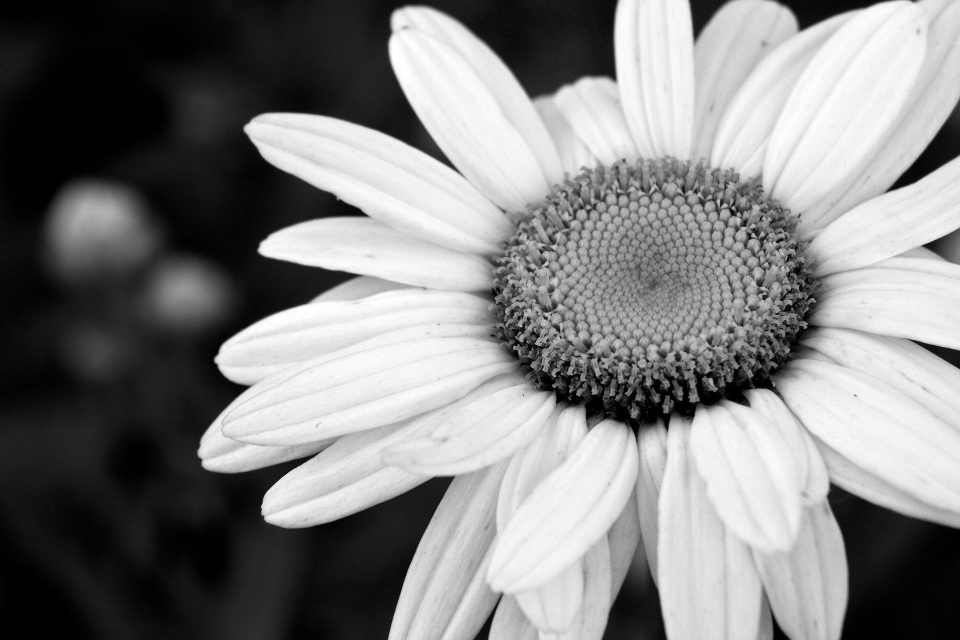
#> input picture romashka.jpg, 1920 x 1280 px (shown at 1/2 size)
$ python bla.py
#> lines starting #> are read from the running program, lines starting #| are printed output that depends on the picture
import numpy as np
import cv2
import matplotlib.pyplot as plt


image = cv2.imread('romashka.jpg', cv2.IMREAD_GRAYSCALE)
#> image is the input picture: shape (1280, 1920); min 0, max 255, mean 129.8
image_1 = cv2.resize(image, (int(image.shape[1] / 1.6), int(image.shape[0] / 1.6)))
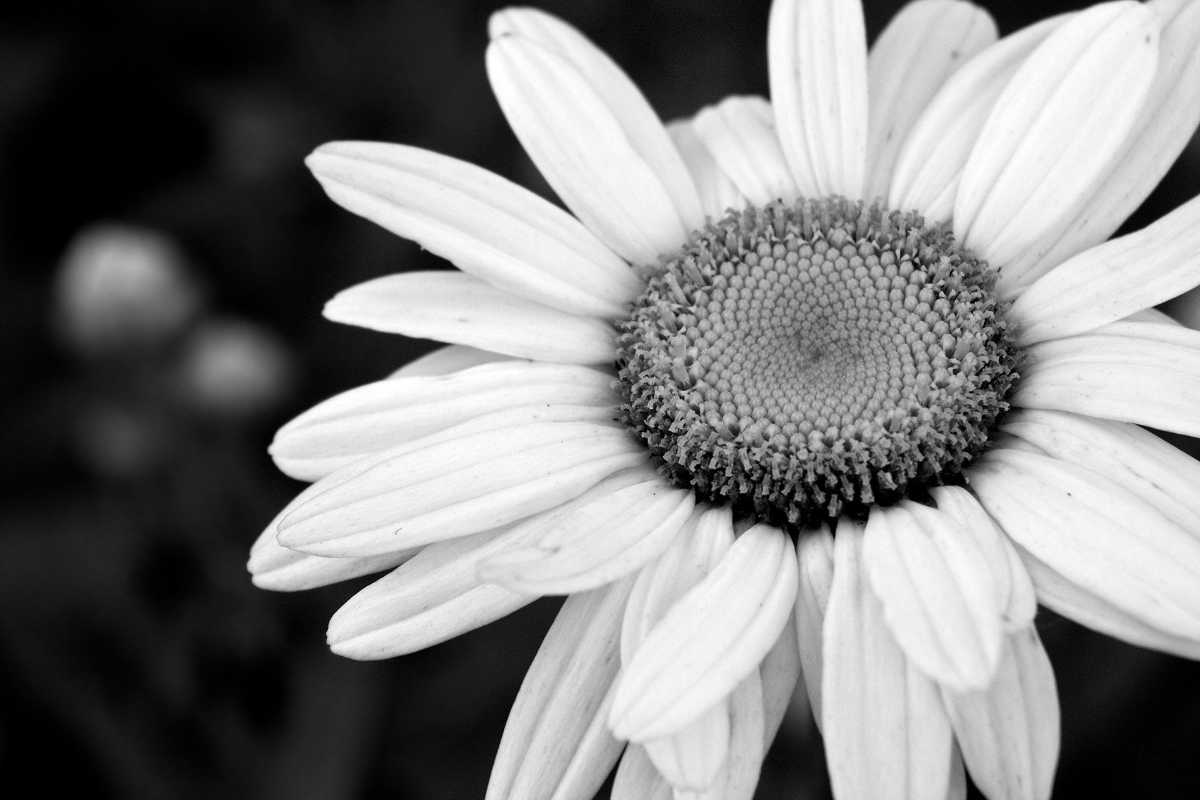
#> image_1: shape (800, 1200); min 0, max 255, mean 129.7
image_3 = cv2.imread('romashka-3x3.jpg', cv2.IMREAD_GRAYSCALE)
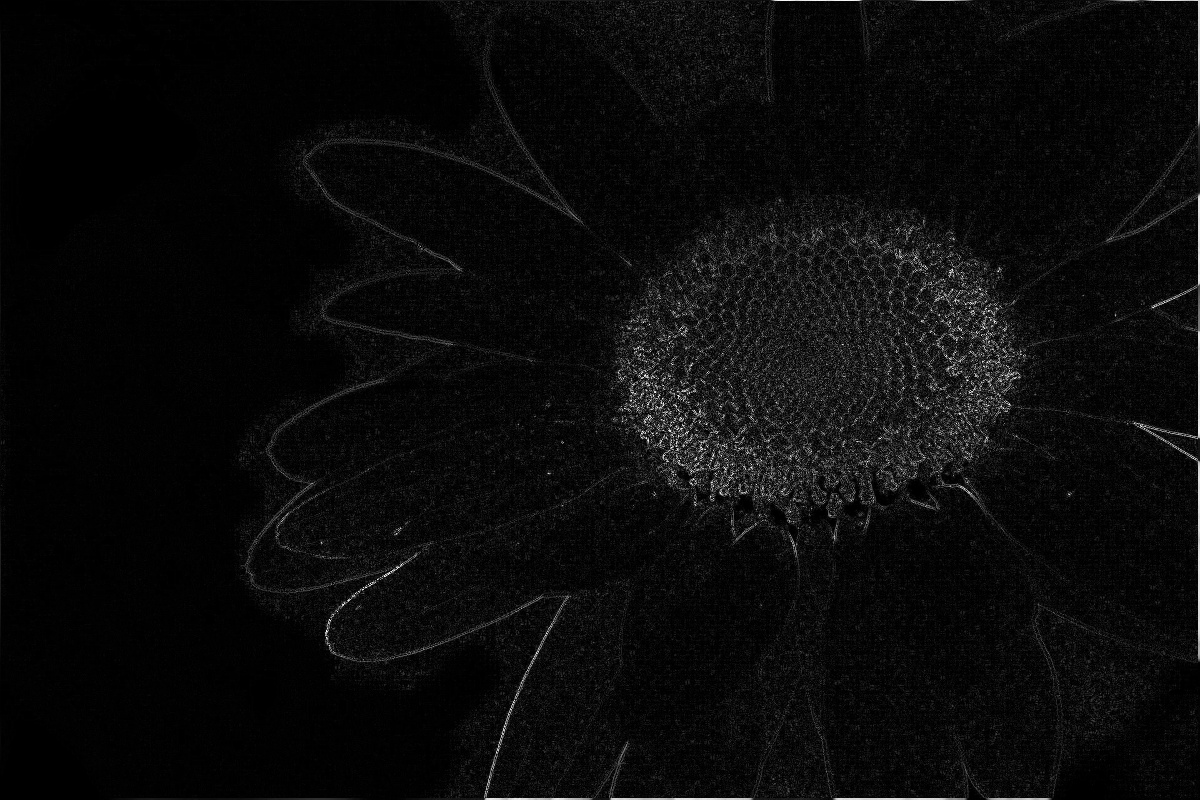
#> input picture romashka-3x3.jpg, 1200 x 800 px
#> image_3 is the input picture: shape (800, 1200); min 0, max 255, mean 10.7
image_7 = cv2.imread('romashka-7x7.jpg', cv2.IMREAD_GRAYSCALE)
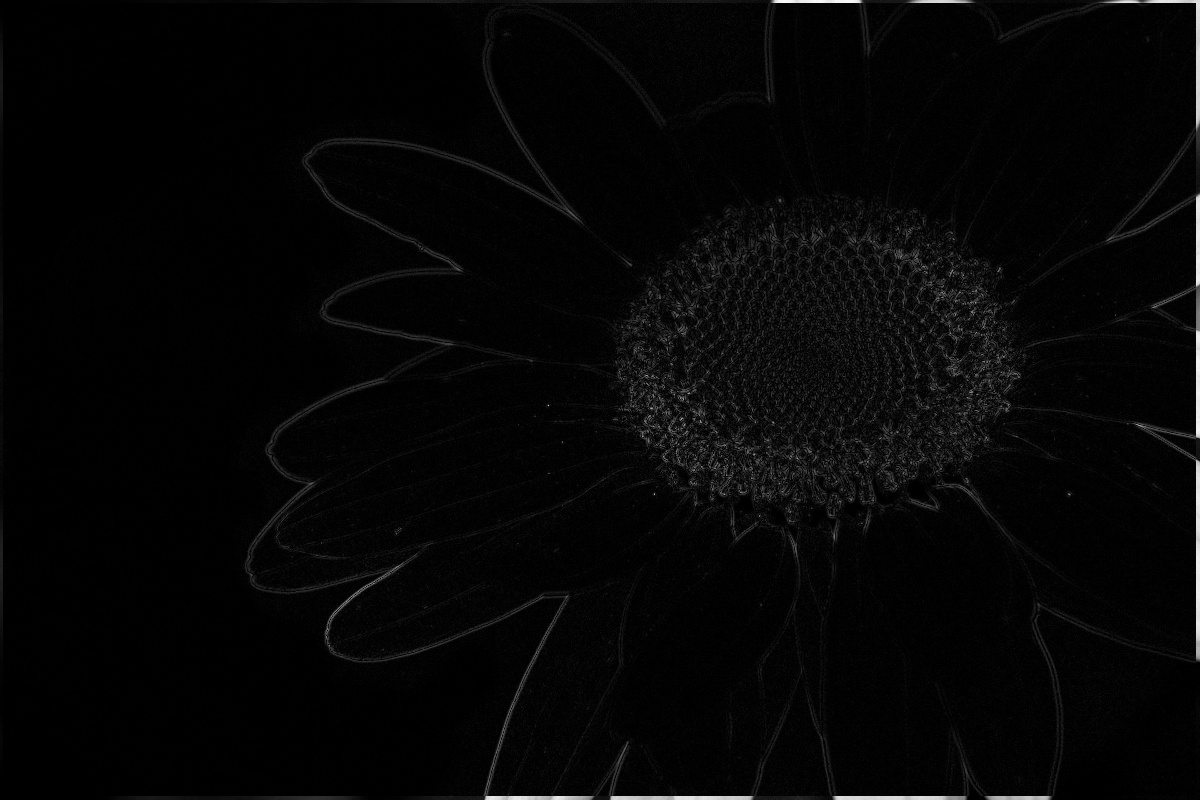
#> input picture romashka-7x7.jpg, 1200 x 800 px
#> image_7 is the input picture: shape (800, 1200); min 0, max 251, mean 5.6
image_11 = cv2.imread('romashka-11x11.jpg', cv2.IMREAD_GRAYSCALE)
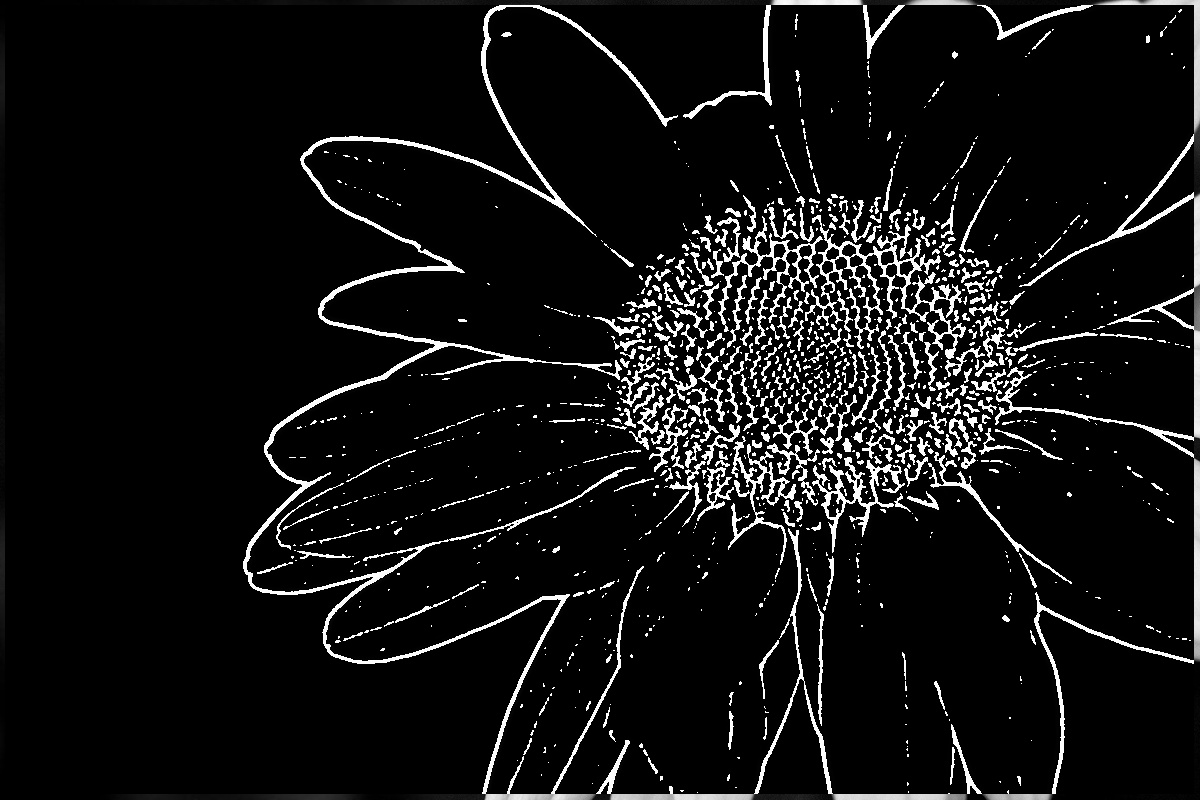
#> input picture romashka-11x11.jpg, 1200 x 800 px
#> image_11 is the input picture: shape (800, 1200); min 0, max 255, mean 18.8

image_weight = int(image_1.shape[0] / 2)
#> image_weight = 400
resized_image_weight = int(image_3.shape[0] / 2)
#> resized_image_weight = 400


hist_image = []
hist_image_3 = []
hist_image_7 = []
hist_image_11 = []


for i in range(0, image_1.shape[1]):
    hist_image.append(image_1[image_weight][i])
#> after the loop, hist_image = 1200 values, max 255 at index 338, min 4 at index 3, mean 142.1

for i in range(0, image_3.shape[1]):
    hist_image_3.append(image_3[resized_image_weight][i])
    hist_image_7.append(image_7[resized_image_weight][i])
    hist_image_11.append(image_11[resized_image_weight][i])
#> after the loop, hist_image_11 = 1200 values, max 255 at index 315, min 0 at index 5, mean 30.87; hist_image_3 = 1200 values, max 247 at index 631, min 0 at index 5, mean 18.16; hist_image_7 = 1200 values, max 231 at index 1196, min 0 at index 5, mean 9


plt.subplot(221)
x = np.arange(0, image_1.shape[1], 1)
#> x = 1200 values from 0 to 1199
plt.plot(x, hist_image)

plt.subplot(222)
x = np.arange(0, image_3.shape[1], 1)
plt.plot(x, hist_image_3)

plt.subplot(223)
x = np.arange(0, image_7.shape[1], 1)
plt.plot(x, hist_image_7)

plt.subplot(224)
x = np.arange(0, image_11.shape[1], 1)
plt.plot(x, hist_image_11)

plt.show()
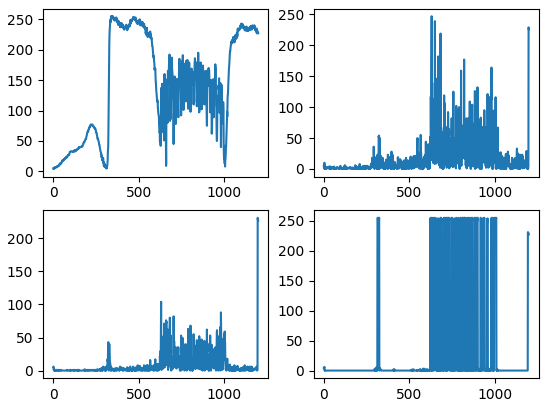
#> figure drawn by matplotlib, 4 panels; panel 1: curve peaks at x = 338, y = 255; panel 2: curve peaks at x = 631, y = 247; panel 3: curve peaks at x = 1196, y = 231; panel 4: curve peaks at x = 315, y = 255
